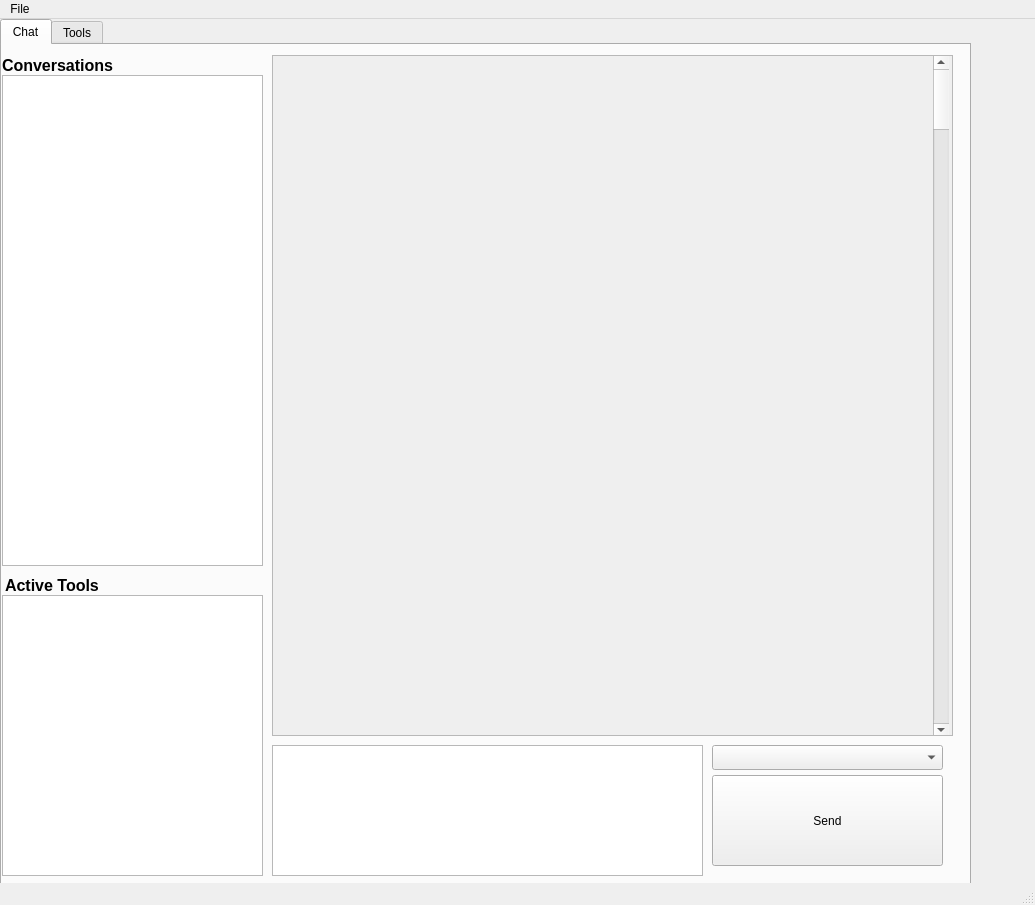
<?xml version="1.0" encoding="UTF-8"?>
<ui version="4.0">
 <class>MainWindow</class>
 <widget class="QMainWindow" name="MainWindow">
  <property name="geometry">
   <rect>
    <x>0</x>
    <y>0</y>
    <width>1035</width>
    <height>905</height>
   </rect>
  </property>
  <property name="windowTitle">
   <string>MainWindow</string>
  </property>
  <widget class="QWidget" name="centralwidget">
   <widget class="QTabWidget" name="tabWidget">
    <property name="geometry">
     <rect>
      <x>0</x>
      <y>0</y>
      <width>971</width>
      <height>871</height>
     </rect>
    </property>
    <property name="currentIndex">
     <number>0</number>
    </property>
    <widget class="QWidget" name="tab">
     <attribute name="title">
      <string>Chat</string>
     </attribute>
     <widget class="QListWidget" name="activeToolsListWidget">
      <property name="geometry">
       <rect>
        <x>0</x>
        <y>550</y>
        <width>261</width>
        <height>281</height>
       </rect>
      </property>
     </widget>
     <widget class="QPushButton" name="sendMessagePushButton">
      <property name="geometry">
       <rect>
        <x>710</x>
        <y>730</y>
        <width>231</width>
        <height>91</height>
       </rect>
      </property>
      <property name="text">
       <string>Send</string>
      </property>
     </widget>
     <widget class="QLabel" name="activeToolsLabel">
      <property name="geometry">
       <rect>
        <x>3</x>
        <y>530</y>
        <width>251</width>
        <height>20</height>
       </rect>
      </property>
      <property name="font">
       <font>
        <pointsize>12</pointsize>
        <weight>75</weight>
        <bold>true</bold>
       </font>
      </property>
      <property name="text">
       <string>Active Tools</string>
      </property>
     </widget>
     <widget class="QListView" name="conversationListView">
      <property name="geometry">
       <rect>
        <x>0</x>
        <y>30</y>
        <width>261</width>
        <height>491</height>
       </rect>
      </property>
     </widget>
     <widget class="QComboBox" name="comboBox">
      <property name="geometry">
       <rect>
        <x>710</x>
        <y>700</y>
        <width>231</width>
        <height>25</height>
       </rect>
      </property>
     </widget>
     <widget class="QScrollArea" name="messageScrollArea">
      <property name="geometry">
       <rect>
        <x>270</x>
        <y>10</y>
        <width>681</width>
        <height>681</height>
       </rect>
      </property>
      <property name="widgetResizable">
       <bool>true</bool>
      </property>
      <widget class="QWidget" name="scrollAreaWidgetContents">
       <property name="geometry">
        <rect>
         <x>0</x>
         <y>0</y>
         <width>679</width>
         <height>679</height>
        </rect>
       </property>
       <widget class="QScrollBar" name="verticalScrollBar">
        <property name="geometry">
         <rect>
          <x>660</x>
          <y>0</y>
          <width>16</width>
          <height>681</height>
         </rect>
        </property>
        <property name="orientation">
         <enum>Qt::Vertical</enum>
        </property>
       </widget>
      </widget>
     </widget>
     <widget class="QTextEdit" name="sendMessageTextEdit">
      <property name="geometry">
       <rect>
        <x>270</x>
        <y>700</y>
        <width>431</width>
        <height>131</height>
       </rect>
      </property>
     </widget>
     <widget class="QLabel" name="conversationsLabel">
      <property name="geometry">
       <rect>
        <x>0</x>
        <y>10</y>
        <width>261</width>
        <height>20</height>
       </rect>
      </property>
      <property name="font">
       <font>
        <pointsize>12</pointsize>
        <weight>75</weight>
        <bold>true</bold>
       </font>
      </property>
      <property name="text">
       <string>Conversations</string>
      </property>
     </widget>
    </widget>
    <widget class="QWidget" name="tab_2">
     <attribute name="title">
      <string>Tools</string>
     </attribute>
     <widget class="QListView" name="savedToolsListView">
      <property name="geometry">
       <rect>
        <x>0</x>
        <y>30</y>
        <width>261</width>
        <height>801</height>
       </rect>
      </property>
     </widget>
     <widget class="QLabel" name="savedToolsLabel">
      <property name="geometry">
       <rect>
        <x>0</x>
        <y>10</y>
        <width>251</width>
        <height>21</height>
       </rect>
      </property>
      <property name="font">
       <font>
        <pointsize>12</pointsize>
        <weight>75</weight>
        <bold>true</bold>
       </font>
      </property>
      <property name="text">
       <string>Saved Tools</string>
      </property>
     </widget>
     <widget class="QLabel" name="toolNameLabel">
      <property name="geometry">
       <rect>
        <x>270</x>
        <y>20</y>
        <width>101</width>
        <height>21</height>
       </rect>
      </property>
      <property name="layoutDirection">
       <enum>Qt::RightToLeft</enum>
      </property>
      <property name="text">
       <string>Tool Name:</string>
      </property>
     </widget>
     <widget class="QLabel" name="toolDescriptionLabel">
      <property name="geometry">
       <rect>
        <x>270</x>
        <y>60</y>
        <width>101</width>
        <height>20</height>
       </rect>
      </property>
      <property name="layoutDirection">
       <enum>Qt::RightToLeft</enum>
      </property>
      <property name="text">
       <string>Tool Description:</string>
      </property>
     </widget>
     <widget class="QLabel" name="inputSchemaLabel">
      <property name="geometry">
       <rect>
        <x>270</x>
        <y>140</y>
        <width>101</width>
        <height>20</height>
       </rect>
      </property>
      <property name="layoutDirection">
       <enum>Qt::RightToLeft</enum>
      </property>
      <property name="text">
       <string>Input Schema:</string>
      </property>
     </widget>
     <widget class="QLabel" name="functionCodeLabel">
      <property name="geometry">
       <rect>
        <x>270</x>
        <y>470</y>
        <width>101</width>
        <height>20</height>
       </rect>
      </property>
      <property name="layoutDirection">
       <enum>Qt::RightToLeft</enum>
      </property>
      <property name="text">
       <string>Function Code:</string>
      </property>
     </widget>
     <widget class="QLabel" name="apiKeyLabel">
      <property name="geometry">
       <rect>
        <x>270</x>
        <y>710</y>
        <width>91</width>
        <height>20</height>
       </rect>
      </property>
      <property name="layoutDirection">
       <enum>Qt::RightToLeft</enum>
      </property>
      <property name="text">
       <string>API Key:</string>
      </property>
     </widget>
     <widget class="QLineEdit" name="toolNameLineEdit">
      <property name="geometry">
       <rect>
        <x>380</x>
        <y>20</y>
        <width>331</width>
        <height>25</height>
       </rect>
      </property>
     </widget>
     <widget class="QTextEdit" name="toolDescriptionTextEdit">
      <property name="geometry">
       <rect>
        <x>380</x>
        <y>60</y>
        <width>331</width>
        <height>70</height>
       </rect>
      </property>
     </widget>
     <widget class="QTableView" name="inputSchemaTableView">
      <property name="geometry">
       <rect>
        <x>380</x>
        <y>140</y>
        <width>331</width>
        <height>311</height>
       </rect>
      </property>
      <property name="layoutDirection">
       <enum>Qt::LeftToRight</enum>
      </property>
     </widget>
     <widget class="QLineEdit" name="apiLineEdit">
      <property name="geometry">
       <rect>
        <x>380</x>
        <y>700</y>
        <width>331</width>
        <height>25</height>
       </rect>
      </property>
     </widget>
     <widget class="QPlainTextEdit" name="toolFunctionTextEdit">
      <property name="geometry">
       <rect>
        <x>380</x>
        <y>460</y>
        <width>331</width>
        <height>231</height>
       </rect>
      </property>
     </widget>
     <widget class="QPushButton" name="addSchemaPushButton">
      <property name="geometry">
       <rect>
        <x>280</x>
        <y>170</y>
        <width>80</width>
        <height>25</height>
       </rect>
      </property>
      <property name="toolTip">
       <string>Add a field to the schema</string>
      </property>
      <property name="text">
       <string>+</string>
      </property>
     </widget>
     <widget class="QPushButton" name="removeSchemaPushButton">
      <property name="geometry">
       <rect>
        <x>280</x>
        <y>200</y>
        <width>80</width>
        <height>25</height>
       </rect>
      </property>
      <property name="toolTip">
       <string>Remove selected field from the schema</string>
      </property>
      <property name="text">
       <string>-</string>
      </property>
     </widget>
     <widget class="QPushButton" name="editToolPushButton">
      <property name="geometry">
       <rect>
        <x>540</x>
        <y>730</y>
        <width>80</width>
        <height>25</height>
       </rect>
      </property>
      <property name="text">
       <string>Edit</string>
      </property>
     </widget>
     <widget class="QPushButton" name="saveToolPushButton">
      <property name="geometry">
       <rect>
        <x>630</x>
        <y>730</y>
        <width>80</width>
        <height>25</height>
       </rect>
      </property>
      <property name="text">
       <string>Save</string>
      </property>
     </widget>
    </widget>
   </widget>
  </widget>
  <widget class="QMenuBar" name="menubar">
   <property name="geometry">
    <rect>
     <x>0</x>
     <y>0</y>
     <width>1035</width>
     <height>22</height>
    </rect>
   </property>
   <widget class="QMenu" name="menuFile">
    <property name="title">
     <string>File</string>
    </property>
    <widget class="QMenu" name="menuNew">
     <property name="title">
      <string>New</string>
     </property>
     <addaction name="actionNewConversation"/>
     <addaction name="actionNewTool"/>
    </widget>
    <addaction name="menuNew"/>
    <addaction name="separator"/>
    <addaction name="actionSettings"/>
   </widget>
   <addaction name="menuFile"/>
  </widget>
  <widget class="QStatusBar" name="statusbar"/>
  <action name="actionNewConversation">
   <property name="text">
    <string>Conversation</string>
   </property>
  </action>
  <action name="actionNewTool">
   <property name="text">
    <string>Tool</string>
   </property>
  </action>
  <action name="actionSettings">
   <property name="text">
    <string>Settings</string>
   </property>
  </action>
 </widget>
 <resources/>
 <connections/>
</ui>
